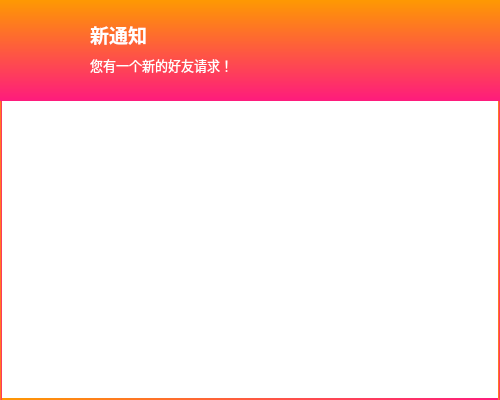
<?xml version="1.0" encoding="UTF-8"?>
<ui version="4.0">
 <class>NotificationPanel</class>
 <widget class="QWidget" name="NotificationPanel">
  <property name="geometry">
   <rect>
    <x>0</x>
    <y>0</y>
    <width>500</width>
    <height>400</height>
   </rect>
  </property>
  <property name="windowTitle">
   <string>Form</string>
  </property>
  <property name="styleSheet">
   <string notr="true">

background-color: rgb(255, 255, 255);
</string>
  </property>
  <widget class="QFrame" name="frame">
   <property name="geometry">
    <rect>
     <x>0</x>
     <y>0</y>
     <width>541</width>
     <height>101</height>
    </rect>
   </property>
   <property name="styleSheet">
    <string notr="true">background-color: qlineargradient(spread:pad, x1:0, y1:0, x2:0, y2:1, stop:0 rgba(254, 153, 2, 255), stop:1 rgba(254, 27, 125, 255));
border:2px none rgb(34, 204, 254);</string>
   </property>
   <property name="frameShape">
    <enum>QFrame::StyledPanel</enum>
   </property>
   <property name="frameShadow">
    <enum>QFrame::Raised</enum>
   </property>
   <widget class="QLabel" name="label">
    <property name="geometry">
     <rect>
      <x>10</x>
      <y>10</y>
      <width>81</width>
      <height>71</height>
     </rect>
    </property>
    <property name="styleSheet">
     <string notr="true">background:none;</string>
    </property>
    <property name="text">
     <string>&lt;html&gt;&lt;head/&gt;&lt;body&gt;&lt;p&gt;&lt;img src=&quot;:/images/notice.png&quot;/&gt;&lt;/p&gt;&lt;/body&gt;&lt;/html&gt;</string>
    </property>
   </widget>
   <widget class="QLabel" name="label_2">
    <property name="geometry">
     <rect>
      <x>90</x>
      <y>10</y>
      <width>91</width>
      <height>50</height>
     </rect>
    </property>
    <property name="font">
     <font>
      <family>微软雅黑</family>
      <pointsize>13</pointsize>
      <weight>75</weight>
      <bold>true</bold>
     </font>
    </property>
    <property name="styleSheet">
     <string notr="true">background: none;
color: white;</string>
    </property>
    <property name="text">
     <string>&lt;html&gt;&lt;head/&gt;&lt;body&gt;&lt;p&gt;&lt;span style=&quot; font-size:14pt;&quot;&gt;新通知&lt;/span&gt;&lt;/p&gt;&lt;/body&gt;&lt;/html&gt;</string>
    </property>
   </widget>
   <widget class="QLabel" name="label_3">
    <property name="geometry">
     <rect>
      <x>90</x>
      <y>50</y>
      <width>301</width>
      <height>30</height>
     </rect>
    </property>
    <property name="font">
     <font>
      <family>微软雅黑</family>
      <pointsize>10</pointsize>
      <weight>50</weight>
      <bold>false</bold>
     </font>
    </property>
    <property name="styleSheet">
     <string notr="true">background: none;
color: white;</string>
    </property>
    <property name="text">
     <string>&lt;html&gt;&lt;head/&gt;&lt;body&gt;&lt;p&gt;您有一个新的好友请求！&lt;/p&gt;&lt;/body&gt;&lt;/html&gt;</string>
    </property>
   </widget>
  </widget>
  <widget class="QFrame" name="frame_2">
   <property name="geometry">
    <rect>
     <x>0</x>
     <y>0</y>
     <width>500</width>
     <height>400</height>
    </rect>
   </property>
   <property name="styleSheet">
    <string notr="true">border:2px solid;
border-color: qlineargradient(spread:pad, x1:0, y1:0, x2:1, y2:0, stop:0 rgba(254, 153, 2, 255), stop:1 rgba(254, 27, 125, 255));</string>
   </property>
   <property name="frameShape">
    <enum>QFrame::StyledPanel</enum>
   </property>
   <property name="frameShadow">
    <enum>QFrame::Raised</enum>
   </property>
  </widget>
  <zorder>frame_2</zorder>
  <zorder>frame</zorder>
 </widget>
 <resources/>
 <connections/>
</ui>
